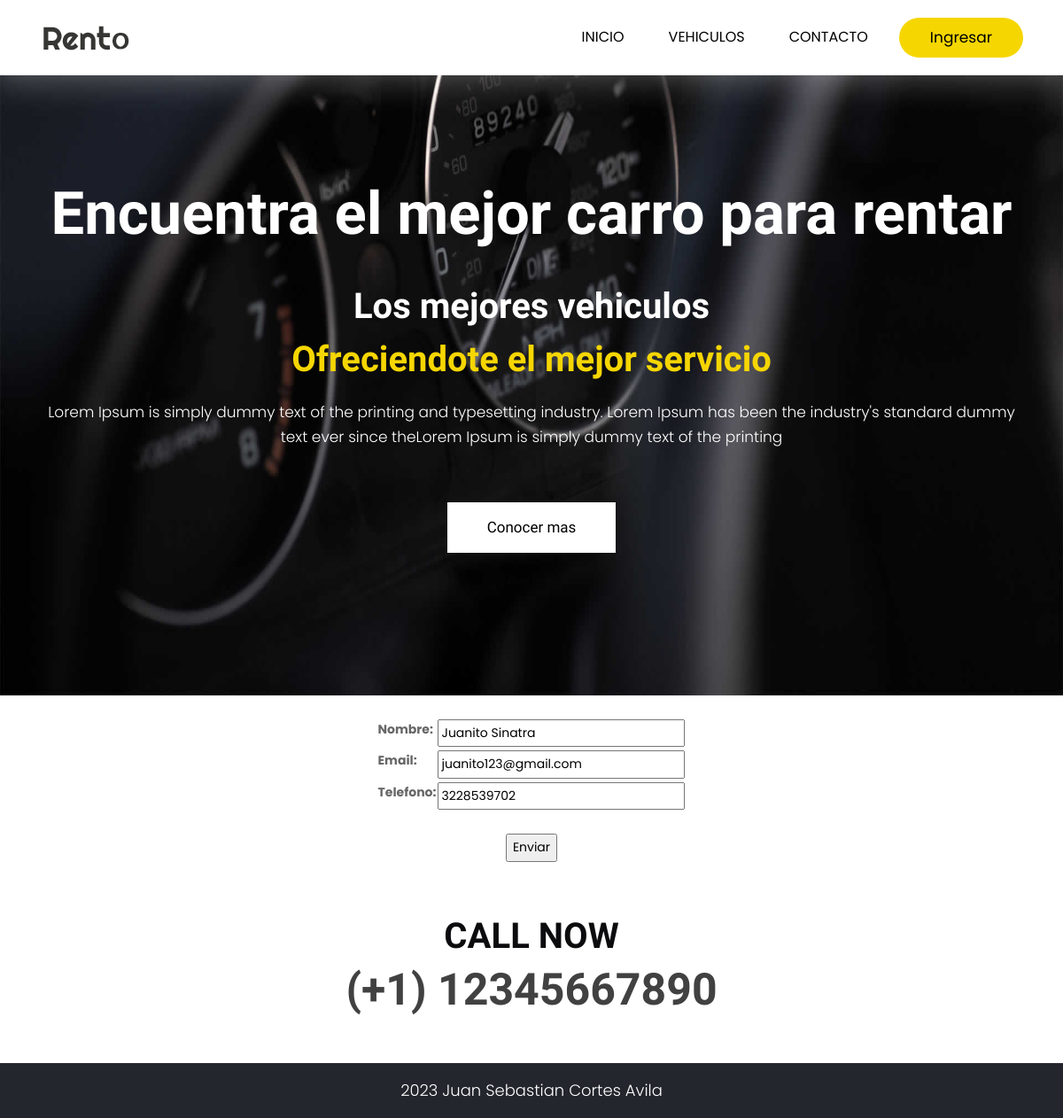
The page /AppFinal/editarUsuario/Juanito Sinatra/ on the database its author committed.
### AppFinal/models.py (models this page shows, shortened)
class Usuario(models.Model):
    nombre= models.CharField(max_length=40)
    email= models.EmailField()
    telefono = models.IntegerField()

### AppFinal/views.py (the view)
# urls.py: path('editarUsuario/<usuario_nombre>/', views.editarUsuario, name="edit_user"),
def editarUsuario(request, usuario_nombre):
    usuario = Usuario.objects.get(nombre=usuario_nombre)
    if request.method == 'POST':
        miFormulario = UsuarioFormulario(request.POST)
        print(miFormulario)
        if miFormulario.is_valid:
            informacion = miFormulario.cleaned_data
            usuario.nombre = informacion['nombre']
            usuario.email = informacion['email']
            usuario.telefono = informacion['telefono']
            usuario.save()
            return render(request, "AppFinal/inicio.html")
    else:
        miFormulario = UsuarioFormulario(initial={'nombre':usuario.nombre, 'email':usuario.email, 'telefono':usuario.telefono})
    return render(request, "AppFinal/editarusuario.html", {"miFormulario":miFormulario, "usuario_nombre":usuario_nombre})

### AppFinal/forms.py
class UsuarioFormulario(forms.Form):
    nombre= forms.CharField()
    email= forms.EmailField()
    telefono = forms.IntegerField()

### AppFinal/templates/AppFinal/editarusuario.html
{% extends "AppFinal/padre.html" %}
{% load static %}
{% block ContenidoCambiante %}
<br>
<center><div>
<form action="" method = "POST">{% csrf_token %}
    <table>
        {{miFormulario.as_table}}
    </table>
    <br>
    <input type="submit", value="Enviar">
</form>
</div></center>
{% endblock %}

### AppFinal/static/AppFinal/css/style.css (style rules this page uses)
* { box-sizing: border-box !important; }
html { scroll-behavior: smooth; }
body { color: #666666; font-size: 14px; font-family: 'Poppins', sans-serif; line-height: 1.80857; font-weight: normal; }
*, *::after, *::before { -webkit-box-sizing: border-box; -moz-box-sizing: border-box; box-sizing: border-box; }

### rows shown on the page
Usuario: nombre "Juanito Sinatra", email "juanito123@gmail.com", telefono "3228539702"
